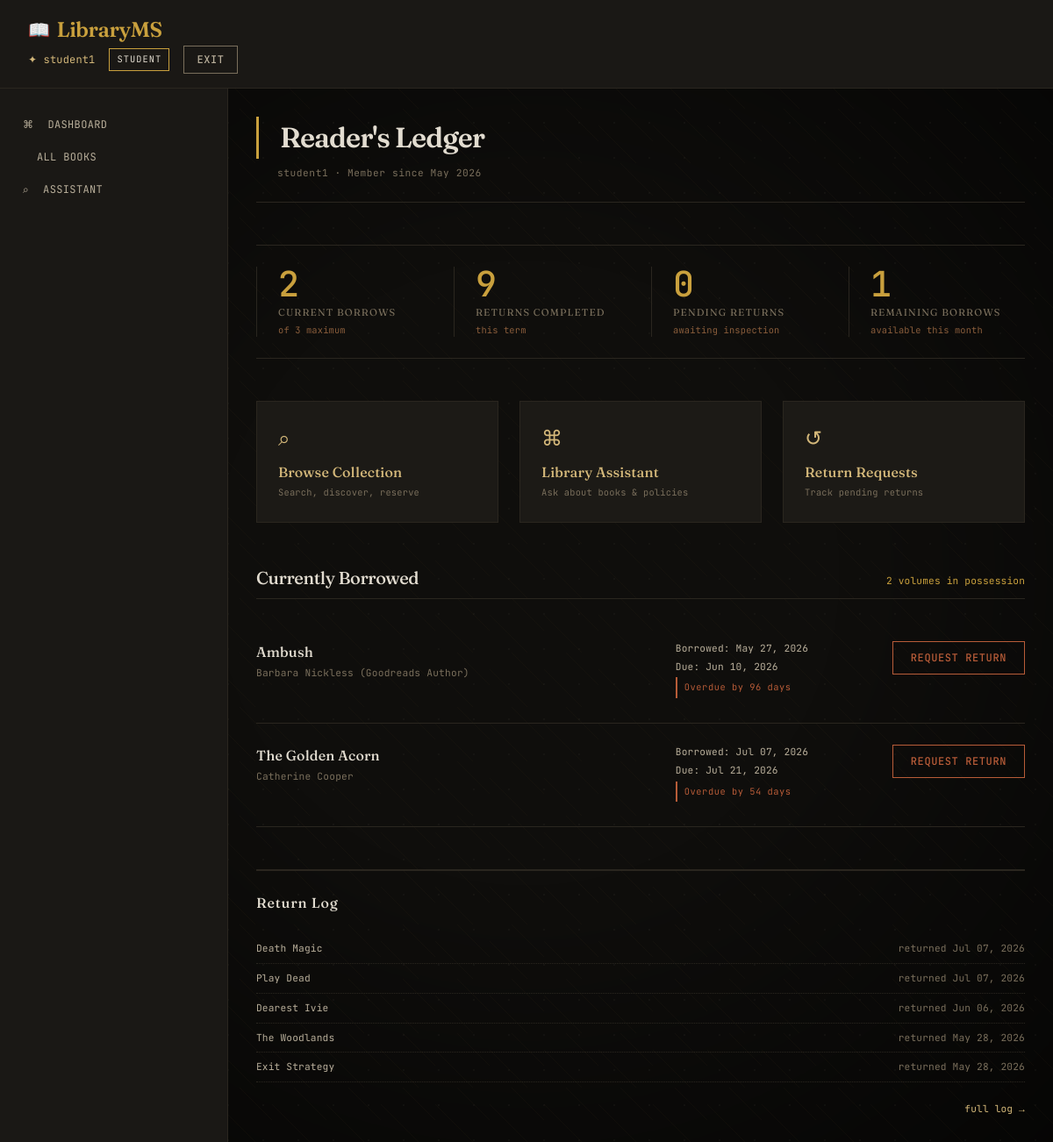
/student_dashboard/ (signed in), run on the app's committed database.
### library/models.py (models this page shows, shortened)
class User(AbstractUser):
    ROLE_CHOICES = [
        ('ADMIN', 'Admin'),
        ('LIBRARIAN', 'Librarian'),
        ('STUDENT', 'Student'),
    ]
    role = models.CharField(
        max_length=20,
        choices=ROLE_CHOICES,
        default='STUDENT'
    )
    USERNAME_FIELD = 'username'
    REQUIRED_FIELDS = []
    def is_admin(self):
        return self.role == 'ADMIN'
    def is_librarian(self):
        return self.role == 'LIBRARIAN'
    def is_student(self):
        return self.role == 'STUDENT'

class BorrowRecord(models.Model):
    student = models.ForeignKey(User, on_delete=models.CASCADE, related_name='borrow_records')
    book = models.ForeignKey(Book, on_delete=models.CASCADE, related_name='borrow_records')
    borrow_date = models.DateTimeField(default=timezone.now)
    return_date = models.DateTimeField(null=True, blank=True)
    is_returned = models.BooleanField(default=False)
    def has_pending_return_request(self):
        try:
            return hasattr(self, 'return_request') and self.return_request.status == 'PENDING'
        except:
            return False

class Book(models.Model):
    title = models.CharField(max_length=500)
    series = models.CharField(max_length=500, blank=True, null=True)
    author = models.CharField(max_length=500)
    rating = models.DecimalField(max_digits=3, decimal_places=2, default=0.00, blank=True, null=True)
    description = models.TextField(blank=True, null=True)
    liked_percent = models.IntegerField(default=0, blank=True, null=True, help_text="Percentage of readers who liked this book")
    language = models.CharField(max_length=100, default='English', blank=True, null=True)
    isbn = models.CharField(max_length=50, unique=True, blank=True, null=True)
    pages = models.IntegerField(default=0, blank=True, null=True)
    publisher = models.CharField(max_length=500, blank=True, null=True)
    publish_date = models.CharField(max_length=50, blank=True, null=True)
    genres = models.TextField(blank=True, null=True, help_text="Comma-separated genres")
    quantity = models.PositiveIntegerField(default=1)
    cover_img = models.URLField(max_length=1000, blank=True, null=True)
    created_at = models.DateTimeField(auto_now_add=True)
    updated_at = models.DateTimeField(auto_now=True)
    class Meta:
        ordering = ['-created_at']
        indexes = [
            models.Index(fields=['title']),
            models.Index(fields=['author']),
            models.Index(fields=['isbn']),
        ]

### library/views.py (the view)
# urls.py: path('student_dashboard/', views.student_dashboard, name='student_dashboard'),
@login_required
def student_dashboard(request):
    borrowed_books = BorrowRecord.objects.filter(
        student=request.user,
        is_returned=False
    ).select_related('book')
    for borrow in borrowed_books:
        borrow.due_date = borrow.borrow_date + timezone.timedelta(days=14)
        borrow.days_left = (borrow.due_date - timezone.now()).days
        borrow.has_pending_return_request = borrow.has_pending_return_request()
    return_history = BorrowRecord.objects.filter(
        student=request.user,
        is_returned=True
    ).select_related('book').order_by('-return_date')[:5]
    pending_returns = ReturnRequest.objects.filter(
        student=request.user,
        status='PENDING'
    ).select_related('book')
    total_returned = BorrowRecord.objects.filter(
        student=request.user,
        is_returned=True
    ).count()
    total_borrowed = borrowed_books.count()
    context = {
        'borrowed_books': borrowed_books,
        'return_history': return_history,
        'pending_returns': pending_returns,
        'total_returned': total_returned,
        'total_borrowed': total_borrowed,
        'can_borrow_more': total_borrowed < 3,
        'remaining_borrows': 3 - total_borrowed,
        'return_history_count': BorrowRecord.objects.filter(student=request.user, is_returned=True).count(),
    }
    return render(request, 'library/student/dashboard.html', context)

### library/templates/library/student/dashboard.html (shortened to what this page needs)
{% extends 'base.html' %}
{% load static %}
{% block content %}
<div>
    <div class="welcome-inscription">
        <h1>Reader's Ledger</h1>
        <div class="inscription-line">
            {{ user.get_full_name|default:user.username }} · Member since {{ user.date_joined|date:"F Y" }}
        </div>
    </div>
    <div class="stats-typography">
        <div class="stat-ledger">
            <div class="stat-number">{{ borrowed_books|length }}</div>
            <div class="stat-label">Current Borrows</div>
            <div class="stat-note">of 3 maximum</div>
        </div>
        <div class="stat-ledger">
            <div class="stat-number">{{ total_returned }}</div>
            <div class="stat-label">Returns Completed</div>
            <div class="stat-note">this term</div>
        </div>
        <div class="stat-ledger">
            <div class="stat-number">{{ pending_returns|length }}</div>
            <div class="stat-label">Pending Returns</div>
            <div class="stat-note">awaiting inspection</div>
        </div>
        <div class="stat-ledger">
            <div class="stat-number">{{ remaining_borrows }}</div>
            <div class="stat-label">Remaining Borrows</div>
            <div class="stat-note">available this month</div>
        </div>
    </div>
    <div class="action-index">
        <div class="action-entry">
            <a href="{% url 'book_list' %}">
                <div class="action-symbol">⌕</div>
                <div class="action-title">Browse Collection</div>
                <div class="action-desc">Search, discover, reserve</div>
            </a>
        </div>
        <div class="action-entry">
            <a href="{% url 'chatbot_page' %}">
                <div class="action-symbol">⌘</div>
                <div class="action-title">Library Assistant</div>
                <div class="action-desc">Ask about books & policies</div>
            </a>
        </div>
        <div class="action-entry">
            <a href="{% url 'my_return_requests' %}">
                <div class="action-symbol">↺</div>
                <div class="action-title">Return Requests</div>
                <div class="action-desc">Track pending returns</div>
            </a>
        </div>
    </div>
    <div class="reading-list-header">
        <h2>Currently Borrowed</h2>
        <span class="reading-count">{{ borrowed_books|length }} volume{% if borrowed_books|length != 1 %}s{% endif %} in possession</span>
    </div>
    {% if borrowed_books %}
        <div class="reading-list">
            {% for borrow in borrowed_books %}
            <div class="reading-item">
                <div class="book-info">
                    <div class="book-title">{{ borrow.book.title }}</div>
                    <div class="book-author">{{ borrow.book.author }}</div>
                </div>
                <div class="borrow-meta">
                    <div>Borrowed: {{ borrow.borrow_date|date:"M d, Y" }}</div>
                    <div>Due: {{ borrow.due_date|date:"M d, Y" }}</div>
                    <div class="status-badge
                        {% if borrow.days_left < 0 %}status-overdue
                        {% elif borrow.days_left < 3 %}status-due-soon
                        {% else %}status-ok{% endif %}">
                        {% if borrow.days_left < 0 %}Overdue by {{ borrow.days_left|stringformat:"d"|slice:"1:" }} days
                        {% elif borrow.days_left == 0 %}Due today
                        {% else %}{{ borrow.days_left }} days remaining{% endif %}
                    </div>
                </div>
                <div class="reading-actions">
                    {% if borrow.has_pending_return_request %}
                        <button class="btn btn-secondary" disabled style="opacity: 0.5; cursor: not-allowed;">Request Pending</button>
                    {% else %}
                        <button class="btn btn-danger" onclick="openReturnModal('{{ borrow.id }}', '{{ borrow.book.title|escapejs }}')">
                            Request Return
                        </button>
                    {% endif %}
                </div>
            </div>
            {% endfor %}
        </div>
    {% else %}
        <div class="empty-shelf">
            <p>✦ No books currently borrowed ✦</p>
            <p style="font-size: 0.7rem; margin-top: var(--spacing-sm);">Browse the collection to begin your reading journey.</p>
            <a href="{% url 'book_list' %}" class="btn" style="margin-top: var(--spacing-md);">Browse Collection →</a>
        </div>
    {% endif %}
    {% if return_history %}
    <div class="history-log">
        <h3>Return Log</h3>
        <ul class="log-entries">
            {% for record in return_history|slice:":5" %}
            <li class="log-entry">
                <span class="log-book">{{ record.book.title }}</span>
                <span class="log-date">returned {{ record.return_date|date:"M d, Y" }}</span>
            </li>
            {% endfor %}
        </ul>
        {% if return_history_count > 5 %}
            <div style="margin-top: var(--spacing-md); text-align: right;">
                <a href="#" style="font-family: 'JetBrains Mono', monospace; font-size: 0.7rem;">full log →</a>
            </div>
        {% endif %}
    </div>
    {% endif %}
</div>
{% endblock %}

### library/templates/base.html (shortened to what this page needs)
<!DOCTYPE html>
<html lang="en">
<head>
</head>
<body>
<nav class="navbar">
    <div class="navbar-brand">
        <span>LibraryMS</span>
    </div>
    <div class="navbar-user">
        {% if user.is_authenticated %}
            <span class="user-badge">✦ {{ user.username }}</span>
            <span class="role-badge">{{ user.get_role_display }}</span>
            <a href="{% url 'logout' %}" class="btn btn-secondary" style="padding: 0.375rem 0.875rem;">Exit</a>
        {% endif %}
    </div>
</nav>
<div style="display: flex;">
    {% if user.is_authenticated %}
    <aside class="sidebar" style="width: 260px;">
        <ul class="nav">
            <li class="nav-item">
                <a class="nav-link" href="{% url 'dashboard_redirect' %}">
                    <span>⌘</span> Dashboard
                </a>
            </li>
            <li class="nav-item">
                <a class="nav-link" href="{% url 'book_list' %}">
                     All Books
                </a>
            </li>
            {% if user.is_student %}
            <li class="nav-item">
                <a class="nav-link" href="{% url 'chatbot_page' %}">
                    <span>⌕</span> Assistant
                </a>
            </li>
            {% endif %}
        </ul>
    </aside>
    <main class="main-content" style="flex: 1;">
    {% else %}
    <main class="main-content" style="flex: 1; max-width: 1200px; margin: 0 auto;">
    {% endif %}
        {% block content %}{% endblock %}
    </main>
</div>
</body>
</html>

### library/templates/base.html (style rules this page uses)
* { margin: 0; padding: 0; box-sizing: border-box; }
:root { --bg-deep: #0f0e0c; --bg-surface: #1a1815; --bg-elevated: #201e1a; --bg-card: #1c1a16; --text-primary: #e2dcd0; --text-secondary: #b8ae9a; --text-muted: #7a6f5c; --accent-gold: #c9a03d; --accent-rust: #8b5e3c; --accent-fine: #d4b87a; --border-warm: #2a261f; --status-due-soon: #c9a03d; --status-overdue: #b85c38; --status-success: #7a6f5c; --spacing-xs: 0.25rem; --spacing-sm: 0.5rem; --spacing-md: 1rem; --spacing-lg: 1.5rem; --spacing-xl: 2rem; --spacing-2xl: 3rem; }
body { font-family: 'Fraunces', Georgia, serif; background-color: var(--bg-deep); color: var(--text-primary); line-height: 1.5; font-weight: 400; font-size: 16px; letter-spacing: 0.01em; position: relative; }
body::before { content: ''; position: fixed; top: 0; left: 0; width: 100%; height: 100%; pointer-events: none; z-index: 0; background-image: radial-gradient(rgba(255, 245, 215, 0.03) 1px, transparent 1px), repeating-linear-gradient( 45deg, transparent, transparent 30px, rgba(201, 160, 61, 0.03) 30px, rgba(201, 160, 61, 0.03) 31px ), radial-gradient(circle at 50% 50%, transparent 40%, rgba(0, 0, 0, 0.6) 100%); background-size: 40px 40px, 62px 62px, 100% 100%; }
body > * { position: relative; z-index: 1; }
h1, h2, h3, h4, h5, h6 { font-family: 'Fraunces', Georgia, serif; font-weight: 500; letter-spacing: -0.02em; color: var(--text-primary); }
h1 { font-size: 2.5rem; font-weight: 600; letter-spacing: -0.03em; border-left: 3px solid var(--accent-gold); padding-left: var(--spacing-lg); margin-bottom: var(--spacing-lg); }
h2 { font-size: 1.75rem; font-weight: 500; border-bottom: 1px solid var(--border-warm); padding-bottom: var(--spacing-sm); margin-bottom: var(--spacing-lg); }
a { color: var(--accent-fine); text-decoration: none; transition: color 0.2s ease; border-bottom: 1px solid transparent; }
.btn { display: inline-block; font-family: 'JetBrains Mono', monospace; font-size: 0.75rem; font-weight: 500; letter-spacing: 0.05em; text-transform: uppercase; padding: 0.625rem 1.25rem; background: transparent; border: 1px solid var(--accent-gold); color: var(--accent-gold); cursor: pointer; transition: all 0.2s ease; text-decoration: none; }
.btn-secondary { border-color: var(--text-muted); color: var(--text-secondary); }
.btn-danger { border-color: var(--status-overdue); color: var(--status-overdue); }
.navbar { background: var(--bg-surface); border-bottom: 1px solid var(--border-warm); padding: var(--spacing-md) var(--spacing-xl); position: sticky; top: 0; z-index: 100; }
.navbar-brand { font-family: 'Fraunces', serif; font-size: 1.5rem; font-weight: 600; letter-spacing: -0.02em; color: var(--accent-gold); text-decoration: none; display: inline-flex; align-items: center; gap: var(--spacing-sm); }
.navbar-brand::before { content: "📖"; font-size: 1.25rem; }
.navbar-user { display: flex; align-items: center; gap: var(--spacing-md); }
.user-badge { font-family: 'JetBrains Mono', monospace; font-size: 0.75rem; color: var(--accent-fine); }
.role-badge { font-family: 'JetBrains Mono', monospace; font-size: 0.65rem; text-transform: uppercase; letter-spacing: 0.1em; border: 1px solid var(--accent-gold); padding: 0.25rem 0.5rem; }
.sidebar { background: var(--bg-surface); border-right: 1px solid var(--border-warm); min-height: calc(100vh - 64px); position: sticky; top: 64px; }
.nav { list-style: none; padding: var(--spacing-lg) 0; }
.nav-item { margin-bottom: 2px; }
.nav-link { display: flex; align-items: center; gap: var(--spacing-md); padding: var(--spacing-sm) var(--spacing-lg); color: var(--text-secondary); font-family: 'JetBrains Mono', monospace; font-size: 0.75rem; letter-spacing: 0.03em; text-transform: uppercase; border-left: 2px solid transparent; transition: all 0.15s ease; }
.main-content { padding: var(--spacing-xl); min-height: calc(100vh - 64px); }

### data on the page
User: username "student1", role "STUDENT", get_full_name "student1", date_joined "May 2026"
BorrowRecord: book "Ambush", book.author "Barbara Nickless (Goodreads Author)", borrow_date "May 27, 2026", due_date "Jun 10, 2026", days_left "96"
BorrowRecord: book "The Golden Acorn", book.author "Catherine Cooper", borrow_date "Jul 07, 2026", due_date "Jul 21, 2026", days_left "54"
BorrowRecord: book "Death Magic", return_date "Jul 07, 2026"
BorrowRecord: book "Play Dead", return_date "Jul 07, 2026"
BorrowRecord: book "Dearest Ivie", return_date "Jun 06, 2026"
BorrowRecord: book "The Woodlands", return_date "May 28, 2026"
BorrowRecord: book "Exit Strategy", return_date "May 28, 2026"

### other printed values
{{ borrowed_books|length }} "2"
{{ total_returned }} "9"
{{ pending_returns|length }} "0"
{{ remaining_borrows }} "1"
